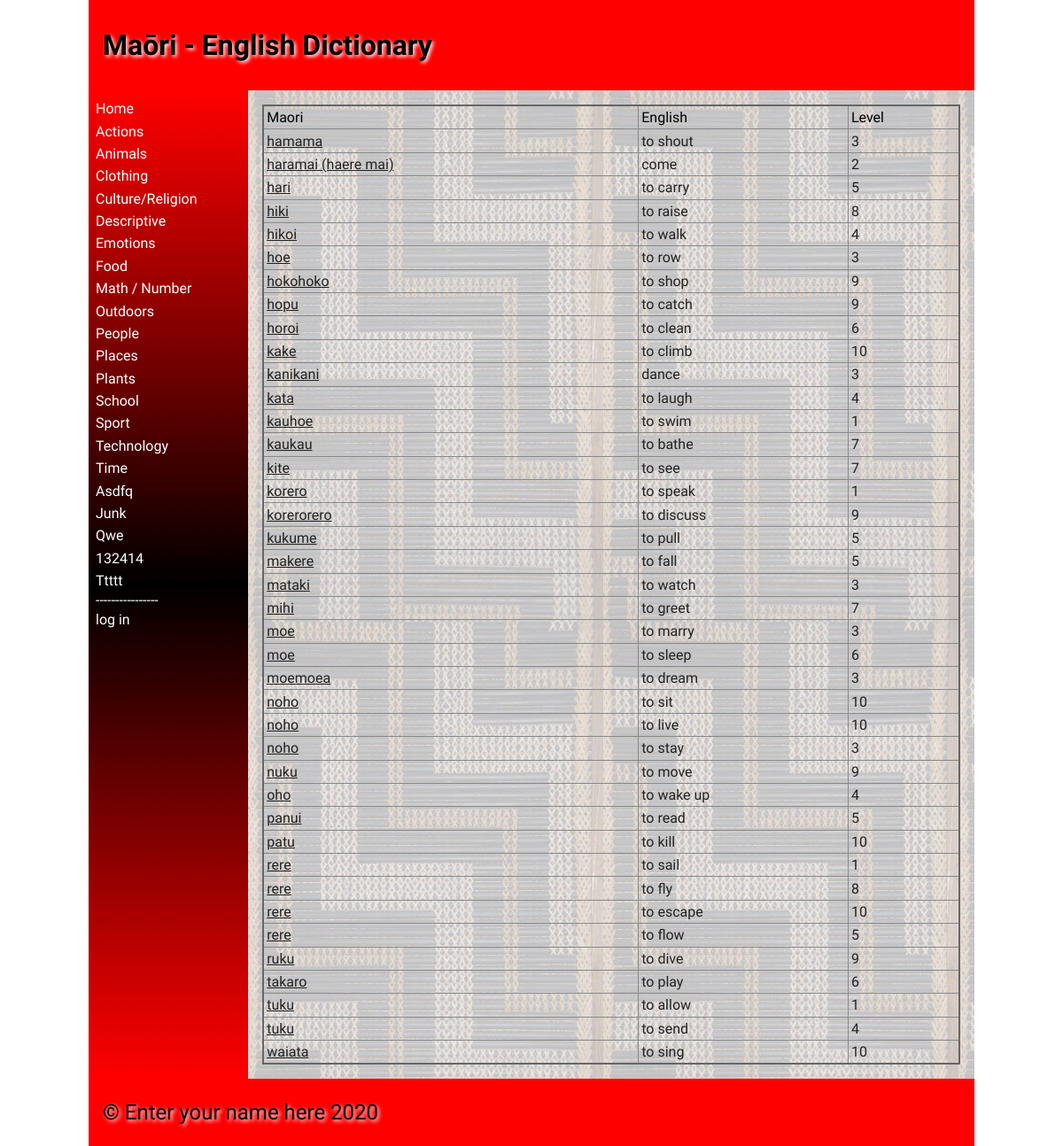
The page /category/1 on the database as committed earlier.
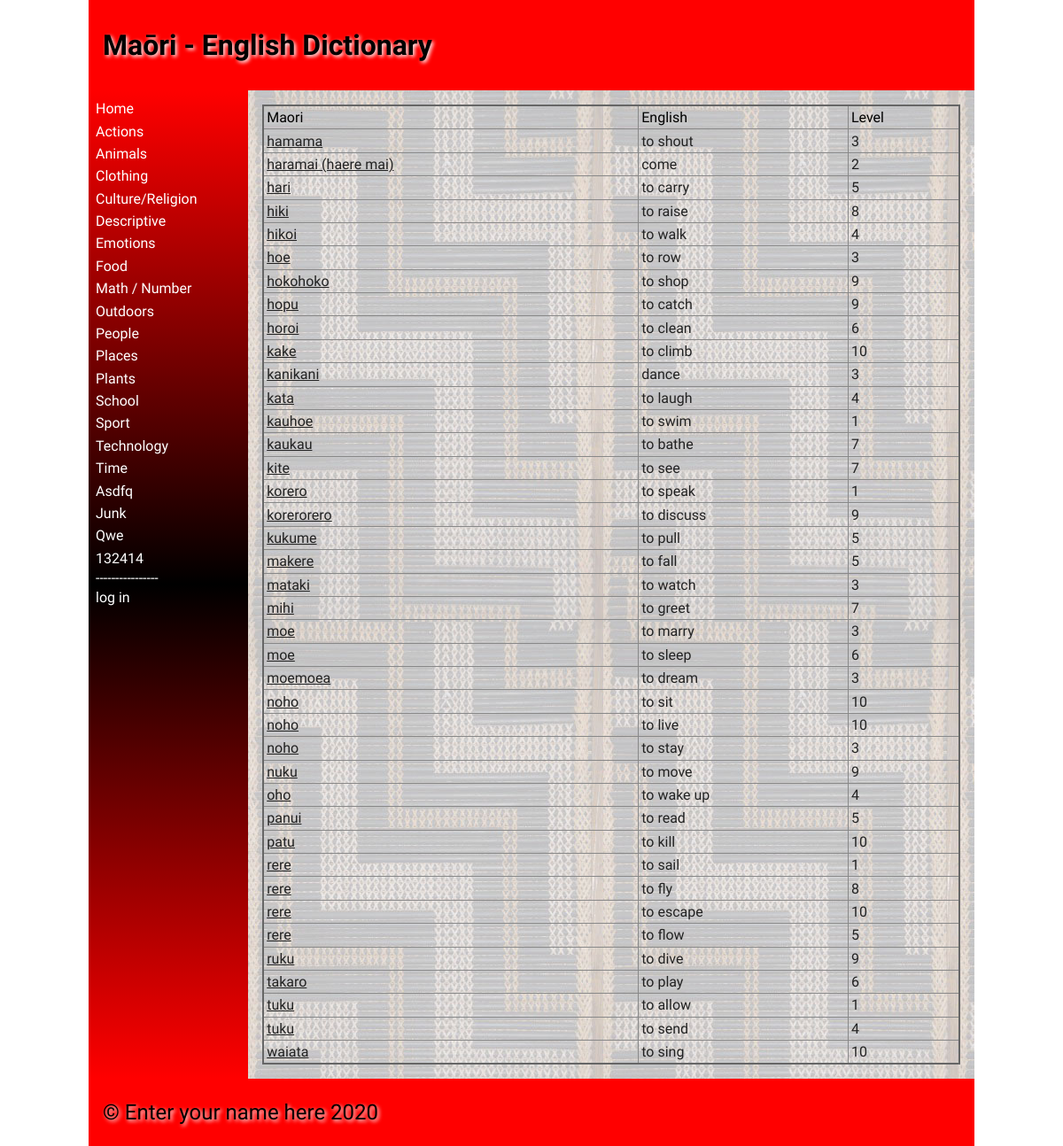
The same page on the database as committed later.
### tables this page shows
CREATE TABLE category
(
	id integer
		constraint category_pk
			primary key autoincrement,
	category varchar(30)
);

CREATE TABLE "wordbank"
(
	id integer
		constraint wordbank_pk
			primary key autoincrement,
	maori varchar(30),
	english varchar(30),
	categories integer
		references category
			on delete cascade,
	definition varchar(200),
	level integer,
	image varchar(30),
	date datetime,
	user integer
		constraint wordbank_login_id_fk
			references login
);

### app.py (the view)
@app.route('/category/<category_id>')
def category_pages(category_id):
    try:
        category_id = int(category_id)
    except ValueError:
        print("{} is not an integer".format(category_id))
        return redirect("/menu?error=Invalid+product+id")
    return render_template("category.html",wordlist=wordbank_list(),categories=categories(),category_id=category_id,logged_in=is_logged_in())

### app.py (called while the page is built)
def create_connection(db_file):
    try:
        connection = sqlite3.connect(db_file)
        connection.execute('pragma foreign_keys=ON')
        return connection
    except Error as error:
        print(error)
    return None

def is_logged_in():
    if session.get('email') is None:
        print("not logged in ")
        return False
    else:
        print("logged in")
        return True

def categories():
    con = create_connection(DATABASE)
    query = "SELECT category,id FROM category"
    cur = con.cursor()
    cur.execute(query)
    category_list = cur.fetchall()
    con.close()
    return category_list

def wordbank_list():
    con = create_connection(DATABASE)
    query = "SELECT id,maori,english,categories,definition,level,image,date,user FROM wordbank"
    cur = con.cursor()
    cur.execute(query,)
    wordbank_list = cur.fetchall()
    con.close()
    return wordbank_list

### templates/category.html (shortened to what this page needs)
{% extends 'base.html' %}
{% block heading %}Maōri - English Dictionary{% endblock %}
{% block main %}
<table class = "cart-table">
    <thead>
        <tr>
            <td>Maori</td>
            <td>English</td>
            <td>Level</td>
        </tr>
    </thead>
    <tbody>
    {% for wordbank in wordlist %}
        {%  if wordbank[3] == category_id %}
        <tr>
            <td><a href = "/word/{{ wordbank[0] }}">{{ wordbank[1] }}</a></td>
            <td><a>{{ wordbank[2] }}</a></td>
            <td><a>{{ wordbank[5] }}</a></td>
        </tr>
        {% endif %}
    {% endfor %}
    </tbody>
</table>
{% endblock %}

### templates/base.html (shortened to what this page needs)
<!doctype html>
<html lang="en">
<head>
	<link href="{{ url_for('static', filename='css/style.css') }}" rel="stylesheet">
</head>
<body>
	<div id="container">
		<header>
			<h1>{% block heading %}{% endblock %}</h1>
		</header>
		<nav>
			<ul>
                <li><a href="\">Home</a></li>
                {% for category in categories %}
                    <li><a href="/category/{{ category[1] }}">{{ category[0] }}</a></li>
                {% endfor %}
                <a>----------------</a>
                {% if logged_in %}
                     <li><a href = "/logout">log out</a></li>
                {% else %}
                    <li><a href = "/login">log in</a></li>
                {% endif %}
			</ul>
		</nav>
		<main>
            {% block main%}{% endblock %}
        </main>
		<footer>
			<p>
				&copy; Enter your name here 2020
			</p>
		</footer>
	</div>
</body>
</html>

### static/css/style.css (style rules this page uses)
* { font-family: Comfortaa, sans-serif; margin: 0; padding: 0; box-sizing: border-box; }
#container { display: grid; grid-template-columns: 75px auto; grid-template-areas: 'nav header' 'main main' 'footer footer'; }
header { grid-area: header; background-color: #f00; padding: 1rem; }
nav { grid-area: nav; }
main { grid-area: main; padding: 1rem; background-color: #edd; }
h1, h2, h3, h4 { padding: 1rem 0; font-family: 'Suez One', serif; color: #000; text-shadow: 2px 2px 4px #fff; }
p { padding: 0.5rem 0; }
a { color: #222; }
table { width: 100%; border: 2px solid #666; border-collapse: collapse; }
th, td { border: 1px solid #888; padding: 0.2rem; text-align: left; }
footer { grid-area: footer; padding: 1rem; background-color: #f00; }
footer p { color: #000; text-shadow: 2px 2px 4px #fff; font-size: 1.5rem; }
@media only screen and (min-width: 768px) { #container { grid-template-columns: 180px auto; grid-template-areas: 'header header' 'nav main' 'footer footer'; } }
@media only screen and (min-width: 768px) { nav { background: linear-gradient(180deg, rgba(255,0,0,1) 0%, rgba(0, 0, 0, 1) 50%, rgba(255,0,0,1) 100%); padding: 0.5rem; } }
@media only screen and (min-width: 768px) { nav ul { list-style: none; } }
@media only screen and (min-width: 768px) { nav li { padding: 0.2rem 0; } }
@media only screen and (min-width: 768px) { nav a { color: #fff; text-decoration: none; } }
@media only screen and (min-width: 768px) { main { background-image: url('/poutama.jpg'); } }
@media only screen and (min-width: 1000px) { #container { width: 1000px; margin: auto; } }

Rows that differ between the two databases and show on the page:
removed category: category "Ttttt"
